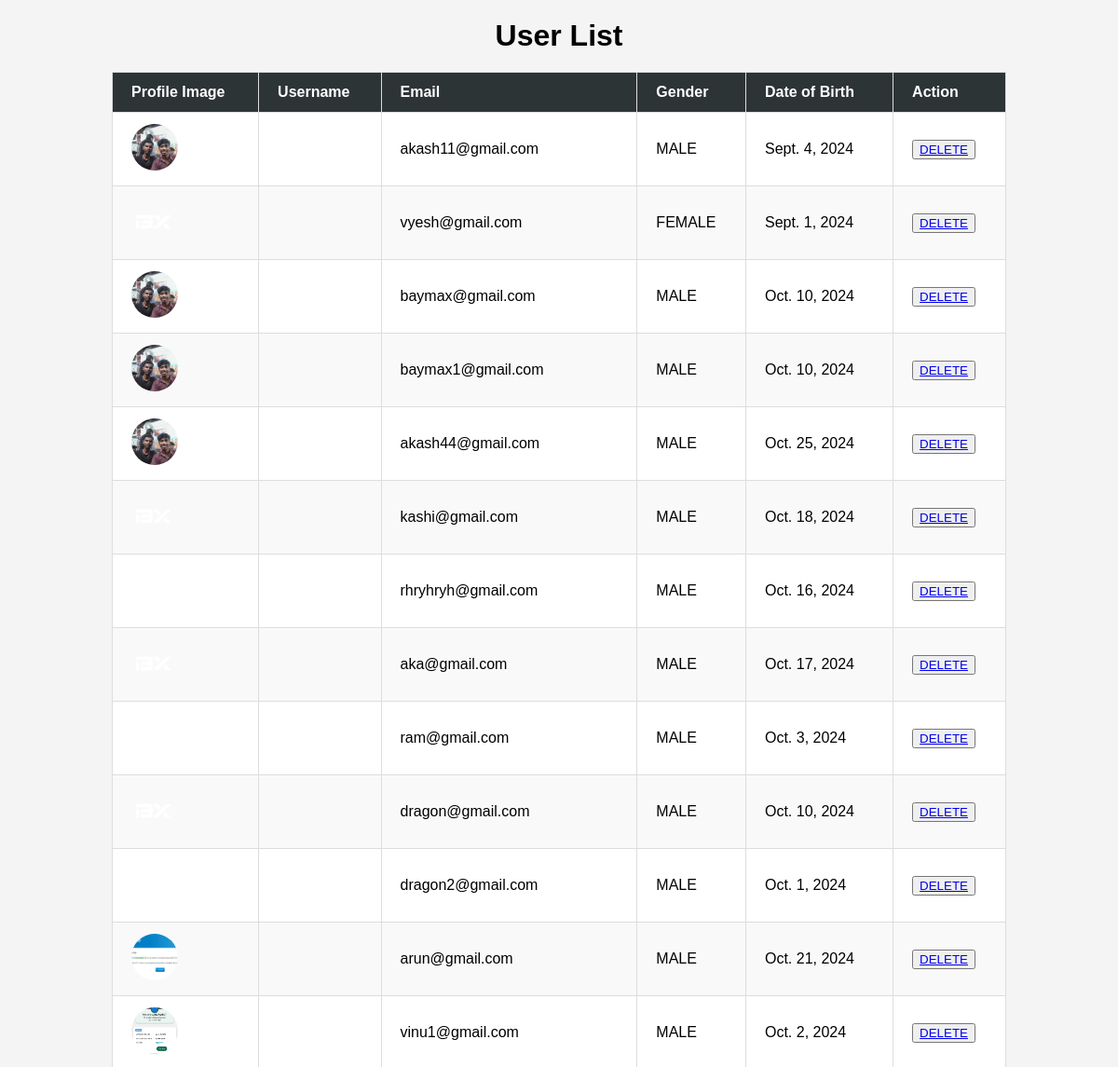
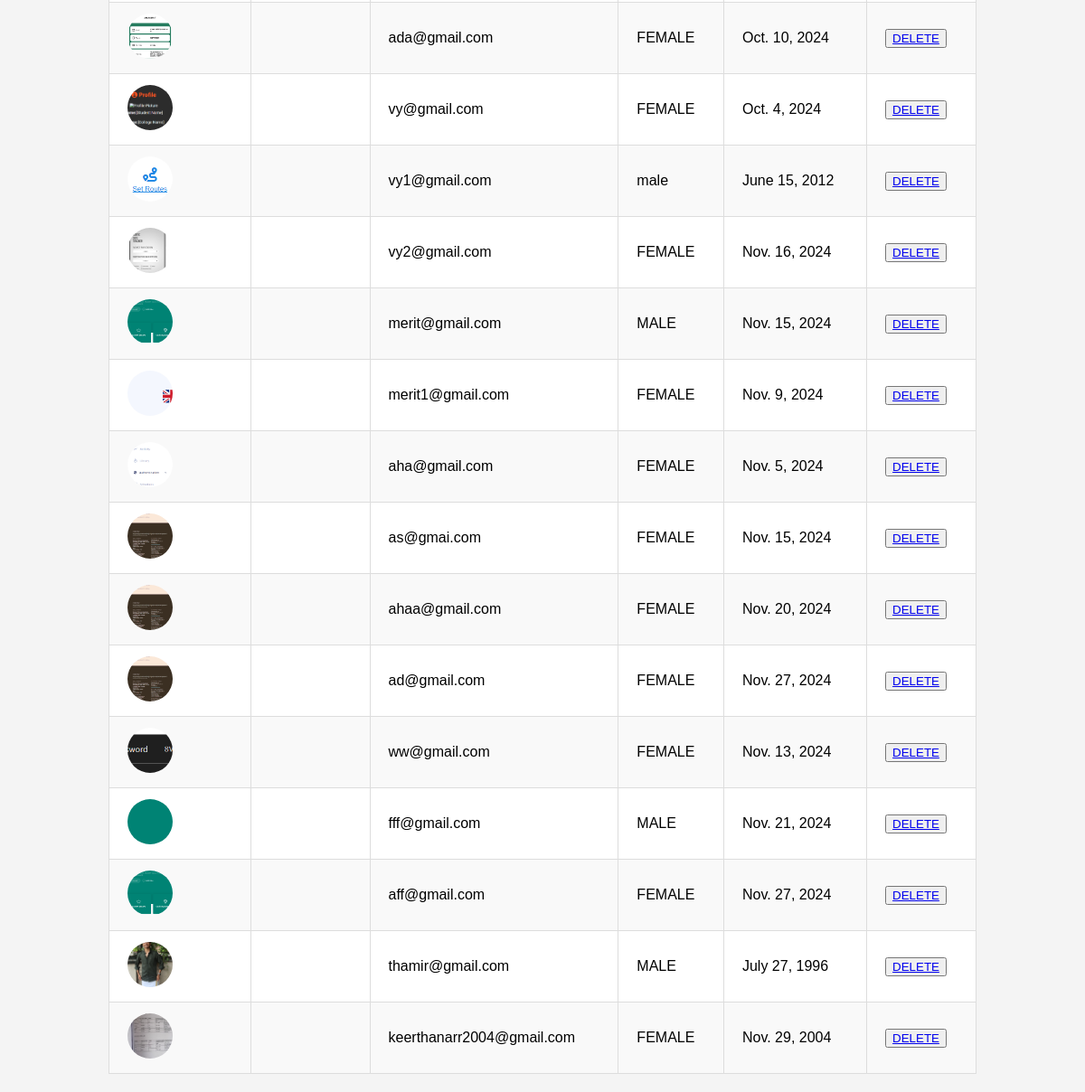
The page /userlist/ on the database its author committed (2 pictures, top to bottom).
### stc/models.py (models this page shows, shortened)
class user(models.Model):
    name = models.CharField(max_length=150, null=True, blank=True)
    email = models.EmailField(unique=True)
    password = models.CharField(max_length=150)
    gender_choices = (
        ('MALE', 'male'),
        ('FEMALE', 'female'),
        ('OTHERS', 'others'),
    )
    gender = models.CharField(choices=gender_choices, max_length=150, null=True, blank=True)
    image = models.ImageField(upload_to='userimg/', null=True, blank=True)
    phonenumber = models.IntegerField(null=True, blank=True)
    dob = models.DateField(null=True)
    from_address = models.CharField(max_length=255, blank=True)
    to_address = models.CharField(max_length=255, blank=True)

### stc/views.py (the view)
# urls.py: path('userlist/',views.user_list,name='userlist'),
def user_list(request):
    users = models.user.objects.all()
    return render(request, 'userlist.html', {'users':users})

### stc/templates/userlist.html (shortened to what this page needs)
<!DOCTYPE html>
<html lang="en">
<head>
</head>
<body>
<h1>User List</h1>
<table>
    <thead>
        <tr>
            <th>Profile Image</th>
            <th>Username</th>
            <th>Email</th>
            <th>Gender</th>
            <th>Date of Birth</th>
            <th>Action</th>
        </tr>
    </thead>
    <tbody>
        {% for user in users %}
        <tr>
            <td>
                {% if user.image %}
                    <img src="{{ user.image.url }}" alt="{{ user.username }}'s profile image">
                {% else %}
                    <img src="https://via.placeholder.com/50" alt="Default profile image">
                {% endif %}
            </td>
            <td>{{ user.username }}</td>
            <td>{{ user.email }}</td>
            <td>{{ user.gender }}</td>
            <td>{{ user.dob }}</td>
            <td><div class="col-md-2">
                <button class="profile-edit-btn">
                    <a href="/delete_userlist/{{user.id}}/">DELETE</a>
                </button>
            </div></td>
        </tr>
        {% empty %}
        <tr>
            <td colspan="5">No users found</td>
        </tr>
        {% endfor %}
    </tbody>
</table>
</body>
</html>

### stc/templates/userlist.html (style rules this page uses)
body { font-family: Arial, sans-serif; background-color: #f4f4f4; margin: 0; padding: 0; }
h1 { text-align: center; margin: 20px 0; font-size: 32px; }
table { width: 80%; margin: 20px auto; border-collapse: collapse; background-color: #fff; }
table, th, td { border: 1px solid #ddd; }
th, td { padding: 12px 20px; text-align: left; }
th { background-color: #2d3436; color: white; }
tr:nth-child(even) { background-color: #f9f9f9; }
img { width: 50px; height: 50px; border-radius: 50%; object-fit: cover; }

### rows shown on the page
user: image (picture), email "akash11@gmail.com", gender "MALE", dob "Sept. 4, 2024"
user: image (picture), email "vyesh@gmail.com", gender "FEMALE", dob "Sept. 1, 2024"
user: image (picture), email "baymax@gmail.com", gender "MALE", dob "Oct. 10, 2024"
user: image (picture), email "baymax1@gmail.com", gender "MALE", dob "Oct. 10, 2024"
user: image (picture), email "akash44@gmail.com", gender "MALE", dob "Oct. 25, 2024"
user: image (picture), email "kashi@gmail.com", gender "MALE", dob "Oct. 18, 2024"
user: image (picture), email "rhryhryh@gmail.com", gender "MALE", dob "Oct. 16, 2024"
user: image (picture), email "aka@gmail.com", gender "MALE", dob "Oct. 17, 2024"
user: image (picture), email "ram@gmail.com", gender "MALE", dob "Oct. 3, 2024"
user: image (picture), email "dragon@gmail.com", gender "MALE", dob "Oct. 10, 2024"
user: image (picture), email "dragon2@gmail.com", gender "MALE", dob "Oct. 1, 2024"
user: image (picture), email "arun@gmail.com", gender "MALE", dob "Oct. 21, 2024"
user: image (picture), email "vinu1@gmail.com", gender "MALE", dob "Oct. 2, 2024"
user: image (picture), email "ada@gmail.com", gender "FEMALE", dob "Oct. 10, 2024"
user: image (picture), email "vy@gmail.com", gender "FEMALE", dob "Oct. 4, 2024"
user: image (picture), email "vy1@gmail.com", gender "male", dob "June 15, 2012"
user: image (picture), email "vy2@gmail.com", gender "FEMALE", dob "Nov. 16, 2024"
user: image (picture), email "merit@gmail.com", gender "MALE", dob "Nov. 15, 2024"
user: image (picture), email "merit1@gmail.com", gender "FEMALE", dob "Nov. 9, 2024"
user: image (picture), email "aha@gmail.com", gender "FEMALE", dob "Nov. 5, 2024"
user: image (picture), email "as@gmai.com", gender "FEMALE", dob "Nov. 15, 2024"
user: image (picture), email "ahaa@gmail.com", gender "FEMALE", dob "Nov. 20, 2024"
user: image (picture), email "ad@gmail.com", gender "FEMALE", dob "Nov. 27, 2024"
user: image (picture), email "ww@gmail.com", gender "FEMALE", dob "Nov. 13, 2024"
user: image (picture), email "fff@gmail.com", gender "MALE", dob "Nov. 21, 2024"
user: image (picture), email "aff@gmail.com", gender "FEMALE", dob "Nov. 27, 2024"
user: image (picture), email "thamir@gmail.com", gender "MALE", dob "July 27, 1996"
user: image (picture), email "keerthanarr2004@gmail.com", gender "FEMALE", dob "Nov. 29, 2004"
